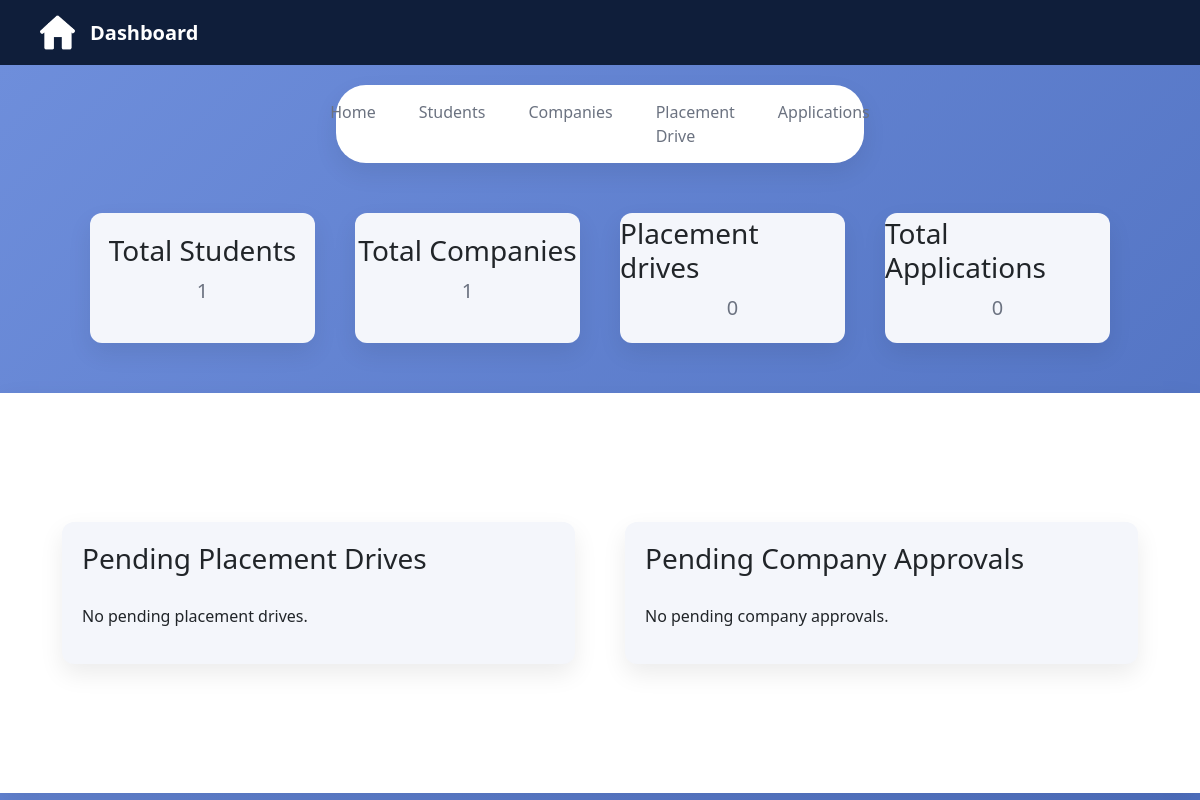
/admin-dashboard, run on an earlier commit of the app's database.
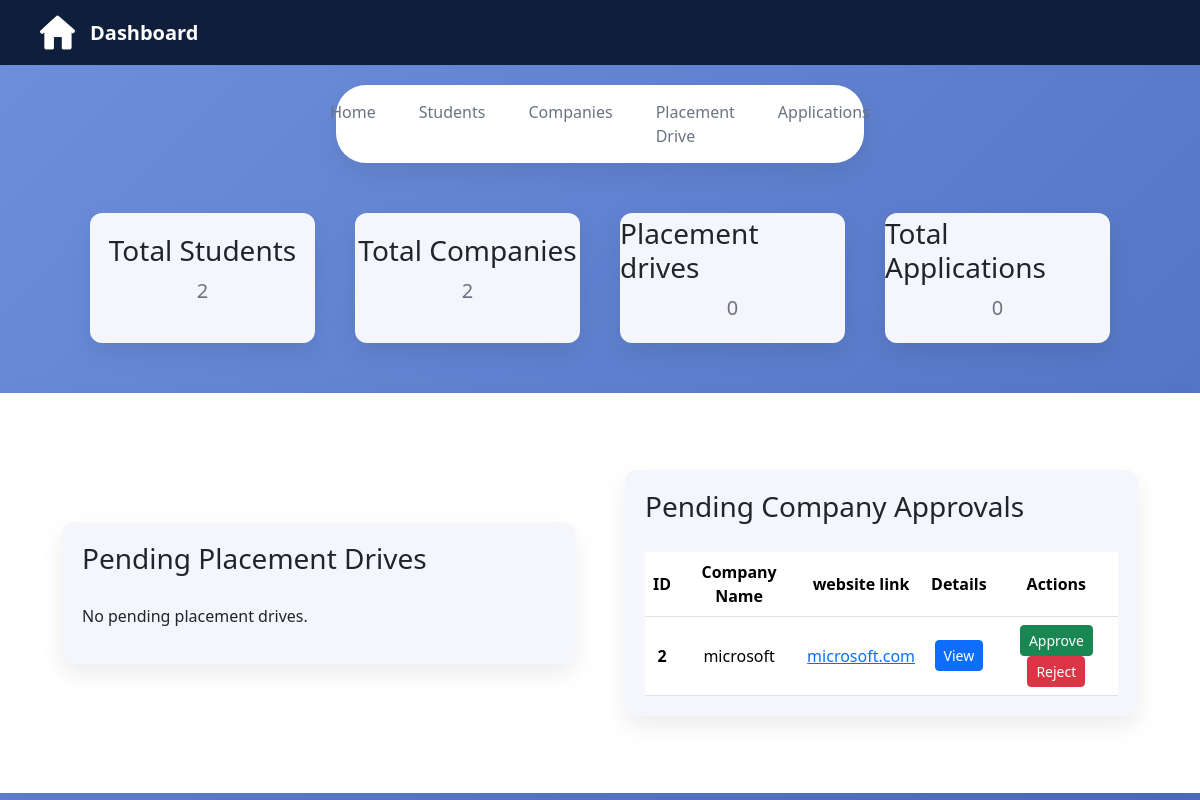
And on a later commit of the database.
### application/model.py (models this page shows)
class Company(db.Model):
    __tablename__ = "company"
    id = db.Column(db.Integer , primary_key = True)
    user_id = db.Column(db.Integer ,db.ForeignKey('user.id'),nullable = False)
    name = db.Column(db.String(50) , nullable = False)
    hr_contact = db.Column(db.String(150) , nullable = False , unique = True)
    website_link = db.Column(db.String(500) , nullable = False)
    field = db.Column(db.String(50) , nullable = False)
    status = db.Column(db.String(50) , nullable = False , default = "unverified")
    placement_drive = db.relationship('PlacementDrive' , backref = 'company' , cascade = 'all, delete-orphan')

### application/controllers.py (the view)
@app.route('/admin-dashboard')
def admin_dashboard():
    company = Company.query.all()
    unverified_company = Company.query.filter_by(status='unverified').all()
    student = Student.query.all()
    placement_drives = PlacementDrive.query.all()
    applications = Applications.query.all()
    return render_template("/admin/dashboard.html", company=company, student=student, unverified_company=unverified_company, placement_drives=placement_drives, applications=applications)

### templates/admin/dashboard.html (shortened to what the changed rows need)
<!DOCTYPE html>
<html lang="en">
<head>
    <link href="https://cdn.jsdelivr.net/npm/bootstrap@5.3.8/dist/css/bootstrap.min.css" rel="stylesheet">
    <link rel="stylesheet" href="{{ url_for('static', filename='css/admin.css') }}">
</head>
<body>
    <div class="dashboard-data">
        <div class="box">
            <h3>Total Students</h3>
            <p>{{ student|length }}</p>
        </div>
        <div class="box">
            <h3>Total Companies</h3>
            <p>{{ company|length }}</p>
        </div>
    </div>
    <div class="pending-data">
        <div class="pending-companies">
            <h3>Pending Company Approvals</h3>
            {% if unverified_company %}
            <table class="table table-hover">
                <thead>
                    <tr>
                        <th scope="col">ID</th>
                        <th scope="col">Company Name</th>
                        <th scope="col">website link</th>
                        <th scope="col">Details</th>
                        <th scope="col">Actions</th>
                    </tr>
                </thead>
                <tbody>
                    {% for company in unverified_company %}
                    <tr>
                        <th scope="row">{{ company.id }}</th>
                        <td>{{ company.name }}</td>
                        <td><a href="{{ company.website_link }}">{{ company.website_link }}</a></td>
                        <td><a href="/admin-company-details/{{ company.id }}" class="btn btn-primary btn-sm">View</a></td>
                        <td>
                            <a href="/company-verified/{{ company.id }}"  class="btn btn-success btn-sm">Approve</a>
                            <a href="/company-rejected/{{ company.id }}" class="btn btn-danger btn-sm">Reject</a>
                        </td>
                    </tr>
                    {% endfor %}
                </tbody>
            </table>
            {% else %}
            <p>No pending company approvals.</p>
            {% endif %}
        </div>
    </div>
</body>
</html>

What changed in the data, as far as the page shows it:
added Company: id "2", name "microsoft", website_link "microsoft.com"
Also different on the page:
{{ student|length }}: "1" → "2"
{{ company|length }}: "1" → "2"
text no longer shown: "No pending company approvals."
text now shown: "ID Company Name website link Details Actions"
